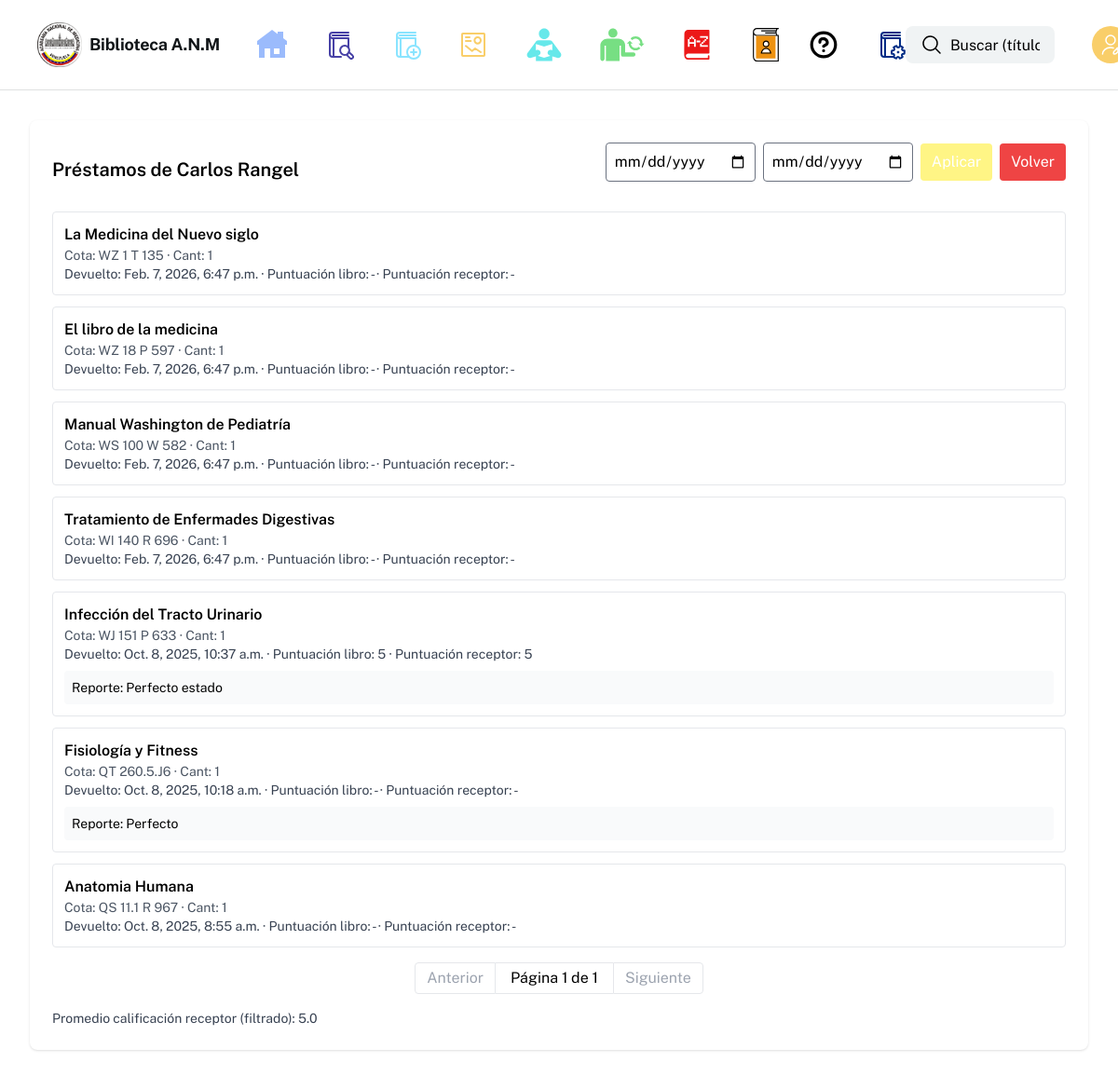
Page /reports/users/detail/?receiver_cedula=6217839 (signed in) on the committed database.
### tasks/models.py (models this page shows, shortened)
class Prestamo(models.Model):
    STATUS_ACTIVE = 'active'
    STATUS_RETURNED = 'returned'
    STATUS_CHOICES = [
        (STATUS_ACTIVE, 'Activo'),
        (STATUS_RETURNED, 'Devuelto'),
    ]
    book = models.ForeignKey('Libros', on_delete=models.CASCADE, related_name='prestamos')
    user = models.ForeignKey(settings.AUTH_USER_MODEL, null=True, blank=True, on_delete=models.SET_NULL)
    cantidad = models.PositiveIntegerField(default=1)
    receiver_cedula = models.CharField("cédula receptor", max_length=32, null=True, blank=True)
    receiver_first_name = models.CharField("nombre receptor", max_length=150, null=True, blank=True)
    receiver_last_name = models.CharField("apellido receptor", max_length=150, null=True, blank=True)
    status = models.CharField(max_length=20, choices=STATUS_CHOICES, default=STATUS_ACTIVE)
    approved_at = models.DateTimeField(null=True, blank=True)
    returned_at = models.DateTimeField(null=True, blank=True)
    return_report = models.TextField('reporte devolución', null=True, blank=True)
    return_book_rating = models.PositiveSmallIntegerField('puntuación libro', null=True, blank=True)
    return_receiver_rating = models.PositiveSmallIntegerField('puntuación receptor', null=True, blank=True)

class Libros(models.Model):
    cota = models.CharField(max_length=30, unique=True)
    titulo = models.CharField(max_length=100)
    subtitulo = models.CharField(max_length=100, null=True, blank=True)
    autor = models.CharField(max_length=100)
    co_autor = models.CharField(max_length=100, null=True, blank=True)
    fecha_publicacion = models.IntegerField(null=True, blank=True)
    editorial = models.CharField(max_length=100, null=True, blank=True)
    edicion = models.PositiveSmallIntegerField("edición", choices=EDICION_CHOICES, default=1)
    ubicacion_publicacion = models.CharField(max_length=100, null=True, blank=True)
    volumen = models.PositiveSmallIntegerField("volumen", choices=VOLUMEN_CHOICES, null=True, blank=True)
    paginas = models.IntegerField(null=True, blank=True)
    cantidad = models.PositiveIntegerField("cantidad", default=1, help_text="Cantidad disponible en el inventario")
    serie = models.CharField(max_length=100, null=True, blank=True)
    numero_serie = models.IntegerField(null=True, blank=True)
    numero_registro = models.IntegerField(null=True, blank=True)
    fecha_registro = models.DateField(null=True, blank=True)
    fecha_creacion = models.DateField("fecha de creación", auto_now_add=True, null=True, blank=True)
    hora_creacion = models.TimeField("hora de creación", auto_now_add=True, null=True, blank=True)
    dimensiones = models.CharField(max_length=100, null=True, blank=True)
    portada = models.ImageField("portada", upload_to='covers/', null=True, blank=True, help_text="Imagen de portada (opcional)")
    contenido = models.CharField("contenido del libro", max_length=200, null=True, blank=True,
                                help_text="Seleccione los contenidos (guardado como valores separados por comas)")
    classification = models.ForeignKey('Clasificacion', null=True, blank=True, on_delete=models.SET_NULL, related_name='libros')
    dictionary_entry = models.ForeignKey('DictionaryEntry', null=True, blank=True, on_delete=models.SET_NULL, related_name='libros')
    user = models.ForeignKey(settings.AUTH_USER_MODEL, on_delete=models.DO_NOTHING)
    is_active = models.BooleanField('activo', default=True, help_text='Desmarcar para inhabilitar este libro sin borrarlo')

### tasks/views.py (the view)
# urls.py: path('reports/users/detail/', views.reports_user_detail, name='reports_user_detail'),
@login_required
def reports_user_detail(request):
    receiver_cedula = request.GET.get('receiver_cedula', '').strip()
    if not receiver_cedula:
        return HttpResponse('receiver_cedula is required', status=400)
    start_date = request.GET.get('start_date', '').strip()
    end_date = request.GET.get('end_date', '').strip()
    loans = Prestamo.objects.filter(receiver_cedula=receiver_cedula)
    from datetime import datetime
    try:
        if start_date:
            sd = datetime.fromisoformat(start_date).date()
            loans = loans.filter(returned_at__date__gte=sd)
    except Exception:
        pass
    try:
        if end_date:
            ed = datetime.fromisoformat(end_date).date()
            loans = loans.filter(returned_at__date__lte=ed)
    except Exception:
        pass
    loans = loans.order_by('-returned_at', '-approved_at')
    paginator = Paginator(loans, 10)
    page = request.GET.get('page')
    loans_page = paginator.get_page(page)
    avg_receiver = loans.aggregate(avg=Avg('return_receiver_rating'))['avg']
    name_info = loans.values('receiver_first_name', 'receiver_last_name').first() or {}
    receiver_first_name = name_info.get('receiver_first_name') or ''
    receiver_last_name = name_info.get('receiver_last_name') or ''
    return render(request, 'reports_user_detail.html', {
        'loans': loans_page,
        'receiver_cedula': receiver_cedula,
        'receiver_first_name': receiver_first_name,
        'receiver_last_name': receiver_last_name,
        'avg_receiver': avg_receiver,
        'start_date': start_date,
        'end_date': end_date,
    })

### tasks/templates/reports_user_detail.html (shortened to what this page needs)
{% extends "base.html" %}
{% block content %}
<main class="px-8 py-8">
  <div class="container mx-auto max-w-7xl">
    <div class="bg-white shadow rounded-lg p-6">
      <div class="flex items-center justify-between mb-4">
        <h2 class="text-xl font-semibold">Préstamos de {% if receiver_first_name %}{{ receiver_first_name }} {{ receiver_last_name }}{% else %}{{ receiver_cedula }}{% endif %}</h2>
        <form method="get" class="flex gap-2 items-center">
          <input type="date" name="start_date" value="{{ start_date }}" class="border rounded p-2" />
          <input type="date" name="end_date" value="{{ end_date }}" class="border rounded p-2" />
          <button type="submit" class="px-3 py-2 bg-[#fff585] text-white rounded">Aplicar</button>
          <a href="{% url 'reports_users_index' %}" class="px-3 py-2 bg-red-500 text-white rounded">Volver</a>
        </form>
      </div>
      {% if loans and loans.object_list %}
        <ul class="space-y-3">
          {% for loan in loans.object_list %}
            <li class="border p-3 rounded">
              <div class="font-semibold">{{ loan.book.titulo }}</div>
              <div class="text-sm text-gray-600">Cota: {{ loan.book.cota }} · Cant: {{ loan.cantidad }}</div>
              <div class="text-sm text-gray-700">Devuelto: {{ loan.returned_at }} · Puntuación libro: {{ loan.return_book_rating|default:'-' }} · Puntuación receptor: {{ loan.return_receiver_rating|default:'-' }}</div>
              {% if loan.return_report %}
                <div class="mt-2 text-sm bg-gray-50 p-2 rounded">Reporte: {{ loan.return_report }}</div>
              {% endif %}
            </li>
          {% endfor %}
        </ul>
        <div class="mt-4 flex justify-center">
          <nav class="inline-flex items-center">
            {% if loans.has_previous %}
              <a href="?page={{ loans.previous_page_number }}&receiver_cedula={{ receiver_cedula }}&start_date={{ start_date }}&end_date={{ end_date }}" class="px-3 py-1 border rounded-l">Anterior</a>
            {% else %}
              <span class="px-3 py-1 border rounded-l text-gray-400">Anterior</span>
            {% endif %}
            <span class="px-4 py-1 border-t border-b">Página {{ loans.number }} de {{ loans.paginator.num_pages }}</span>
            {% if loans.has_next %}
              <a href="?page={{ loans.next_page_number }}&receiver_cedula={{ receiver_cedula }}&start_date={{ start_date }}&end_date={{ end_date }}" class="px-3 py-1 border rounded-r">Siguiente</a>
            {% else %}
              <span class="px-3 py-1 border rounded-r text-gray-400">Siguiente</span>
            {% endif %}
          </nav>
        </div>
      {% else %}
        <div>No se encontraron préstamos para este receptor.</div>
      {% endif %}
      <div class="mt-4 text-sm text-gray-700">Promedio calificación receptor (filtrado): {{ avg_receiver|default:'-'|floatformat:1 }}</div>
    </div>
  </div>
</main>
{% endblock %}

### rows in the picture
Prestamo: book.titulo "La Medicina del Nuevo siglo", book.cota "WZ 1 T 135", cantidad "1", returned_at "Feb. 7, 2026, 6:47 p.m.", return_book_rating "-", return_receiver_rating "-"
Prestamo: book.titulo "El libro de la medicina", book.cota "WZ 18 P 597", cantidad "1", returned_at "Feb. 7, 2026, 6:47 p.m.", return_book_rating "-", return_receiver_rating "-"
Prestamo: book.titulo "Manual Washington de Pediatría", book.cota "WS 100 W 582", cantidad "1", returned_at "Feb. 7, 2026, 6:47 p.m.", return_book_rating "-", return_receiver_rating "-"
Prestamo: book.titulo "Tratamiento de Enfermades Digestivas", book.cota "WI 140 R 696", cantidad "1", returned_at "Feb. 7, 2026, 6:47 p.m.", return_book_rating "-", return_receiver_rating "-"
Prestamo: book.titulo "Infección del Tracto Urinario", book.cota "WJ 151 P 633", cantidad "1", returned_at "Oct. 8, 2025, 10:37 a.m.", return_book_rating "5", return_receiver_rating "5", return_report "Perfecto estado"
Prestamo: book.titulo "Fisiología y Fitness", book.cota "QT 260.5.J6", cantidad "1", returned_at "Oct. 8, 2025, 10:18 a.m.", return_book_rating "-", return_receiver_rating "-", return_report "Perfecto"
Prestamo: book.titulo "Anatomia Humana", book.cota "QS 11.1 R 967", cantidad "1", returned_at "Oct. 8, 2025, 8:55 a.m.", return_book_rating "-", return_receiver_rating "-"

### other values in the picture
{{ receiver_first_name }} "Carlos"
{{ receiver_last_name }} "Rangel"
{{ loans.number }} "1"
{{ loans.paginator.num_pages }} "1"
{{ avg_receiver|default:'-'|floatformat:1 }} "5.0"
